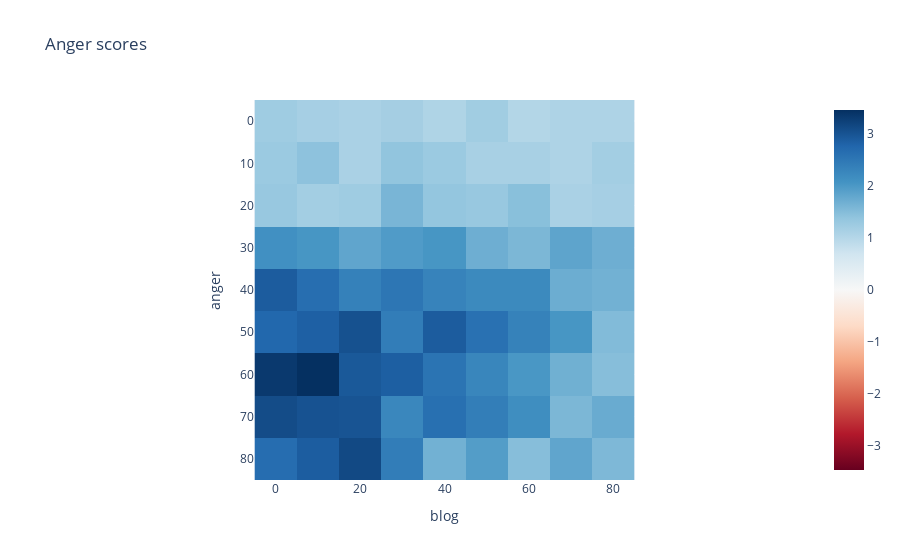

Notebook code for this chart:
### Code cell
px.imshow(anger_scores, x=scales, y=scales, title="Anger scores",labels={'x': 'blog', 'y': 'anger'}, color_continuous_scale="RdBu", color_continuous_midpoint=0).show()

### Figure 1 — Plotly figure (JSON) as saved in the notebook; plotly's stock layout.template omitted (floating-point values rounded to 4 significant figures)
{"data": [{"coloraxis": "coloraxis", "hovertemplate": "blog: %{x}<br>anger: %{y}<br>color: %{z}<extra></extra>", "name": "0", "type": "heatmap", "x": [0, 10, 20, 30, 40, 50, 60, 70, 80], "xaxis": "x", "y": [0, 10, 20, 30, 40, 50, 60, 70, 80], "yaxis": "y", "z": [[1.24, 1.16, 1.12, 1.18, 1.06, 1.22, 1.02, 1.08, 1.08], [1.28, 1.42, 1.12, 1.38, 1.28, 1.14, 1.14, 1.08, 1.2], [1.32, 1.2, 1.24, 1.6, 1.36, 1.32, 1.46, 1.12, 1.16], [2.12, 2.04, 1.82, 1.96, 2.04, 1.7, 1.58, 1.84, 1.7], [2.9, 2.64, 2.36, 2.52, 2.32, 2.22, 2.22, 1.72, 1.66], [2.74, 2.84, 3.04, 2.42, 2.9, 2.6, 2.34, 2.04, 1.52], [3.34, 3.46, 2.94, 2.86, 2.56, 2.28, 2.02, 1.68, 1.48], [3.1, 3.02, 3, 2.26, 2.62, 2.4, 2.16, 1.58, 1.74], [2.66, 2.88, 3.14, 2.42, 1.66, 1.94, 1.48, 1.82, 1.56]]}], "layout": {"coloraxis": {"cmid": 0, "colorscale": [[0, "rgb(103,0,31)"], [0.1, "rgb(178,24,43)"], [0.2, "rgb(214,96,77)"], [0.3, "rgb(244,165,130)"], [0.4, "rgb(253,219,199)"], [0.5, "rgb(247,247,247)"], [0.6, "rgb(209,229,240)"], [0.7, "rgb(146,197,222)"], [0.8, "rgb(67,147,195)"], [0.9, "rgb(33,102,172)"], [1, "rgb(5,48,97)"]]}, "title": {"text": "Anger scores"}, "xaxis": {"anchor": "y", "constrain": "domain", "domain": [0, 1], "scaleanchor": "y", "title": {"text": "blog"}}, "yaxis": {"anchor": "x", "autorange": "reversed", "constrain": "domain", "domain": [0, 1], "title": {"text": "anger"}}}}
